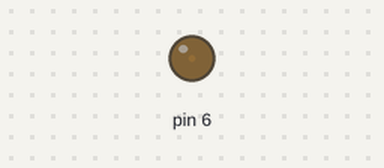
Bench run of a sketch on a simulated Arduino Uno, built with avr-gcc and run on an emulated ATmega328P. Parts: output pins drawn as LEDs (lit = HIGH).

Above: at 0.05 s.
At 3.45 s:
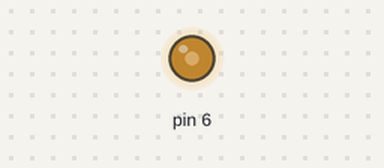
At 6.95 s:
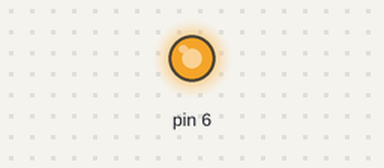
At 13.85 s:
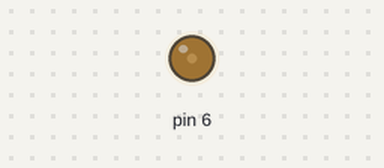
Timing chart, 0 to 20.0 s (numbered marks = the images above):
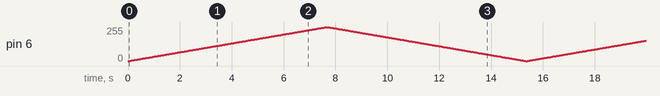

The sketch:

sketch_mar17f.ino
```cpp
void setup() {
  // put your setup code here, to run once:
 pinMode(6,OUTPUT);
}

void loop() {
  // put your main code here, to run repeatedly:
  for(int i=0;i<256;i++)
  {
     analogWrite(6,i);
     delay(30);

  }
    for(int i=255;i>=0;i--)
  {
     analogWrite(6,i);
     delay(30);

  }
}
```
